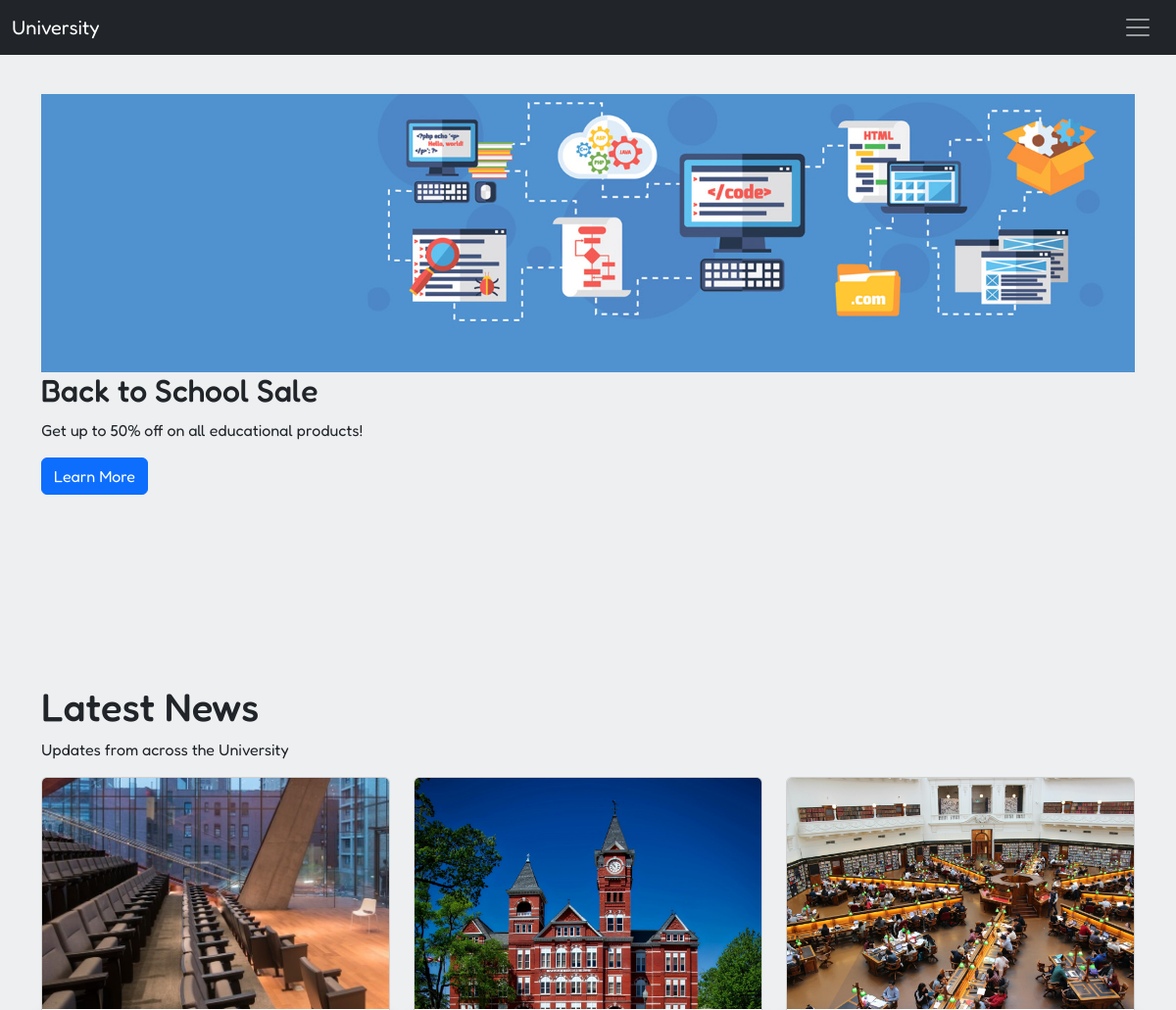
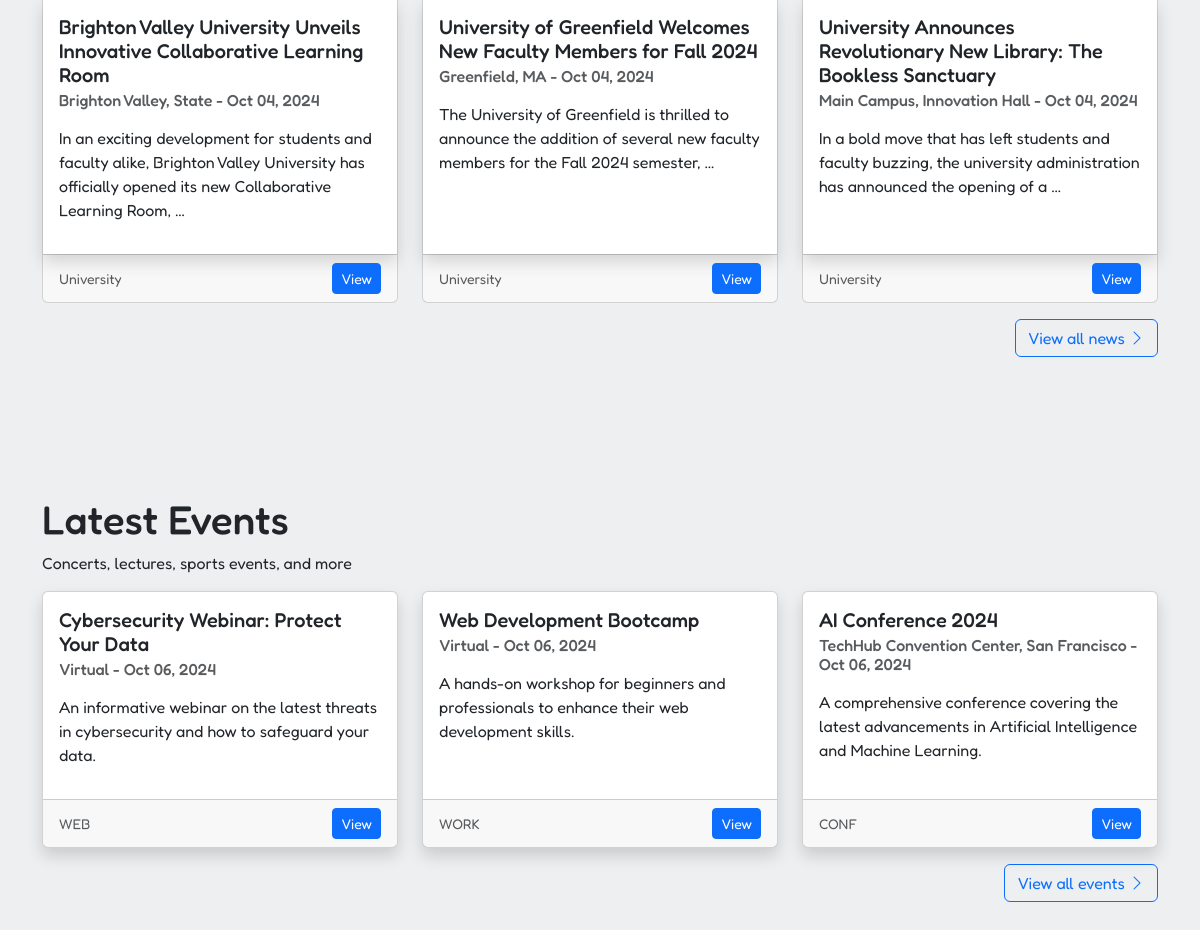
The page / on the database its author committed (2 pictures, top to bottom).
### main/models.py (models this page shows, shortened)
class Banner(models.Model):
	title = models.CharField(max_length=255)
	description = models.TextField(blank=True, null=True)
	image = models.ImageField(upload_to='uploads/banners', blank=True, null=True)
	URL = models.URLField(blank=True, null=True, help_text=_('Optional URL for the banner to link to.'))
	is_active = models.BooleanField(default=False)
	start_date = models.DateTimeField(blank=True, null=True, help_text=_('Optional. Set when the banner should start showing.'))
	end_date = models.DateTimeField(blank=True, null=True, help_text=_('Optional. Set when the banner should stop showing.'))
	created_at = models.DateTimeField(default=timezone.now)
	updated_at = models.DateTimeField(auto_now=True)
	class Meta:
		verbose_name = _('Banner')
		verbose_name_plural = _('Banners')
		ordering = ['-created_at']

class New(models.Model):
	title = models.CharField(max_length=255)
	author = models.ForeignKey(to=User, on_delete=models.CASCADE)
	attract = models.TextField(blank=True, null=True, max_length=510)
	image = models.ImageField(upload_to='uploads/news', blank=True, null=True)
	category = models.ForeignKey(to='Category', on_delete=models.CASCADE)
	tags = models.ManyToManyField(to='Tag', related_name='news')
	location = models.CharField(max_length=255, blank=True, null=True)
	location_URL = models.URLField(blank=True, null=True)
	content = models.TextField()
	views = models.PositiveIntegerField(default=0)
	is_published = models.BooleanField(default=False)
	publish_date = models.DateTimeField(blank=True, null=True)
	created_at = models.DateTimeField(auto_now_add=True)
	updated_at = models.DateTimeField(auto_now=True)

class Category(models.Model):
	class Meta:
		verbose_name = 'Category'
		verbose_name_plural = 'Categories'
	name = models.CharField(max_length=128)
	slug = models.SlugField(max_length=128, unique=True, blank=True, null=True)
	def __str__(self) -> str:
		return self.name

class Event(models.Model):
	EVENT_TYPES = (
        ('CONF', 'Conference'),
        ('WEB', 'Webinar'),
        ('WORK', 'Workshop'),
        ('MEET', 'Meeting'),
    )
	title = models.CharField(max_length=255)
	description = models.TextField(blank=True, null=True)
	location = models.CharField(max_length=255, blank=True, null=True)
	location_URL = models.URLField(blank=True, null=True)
	event_type = models.CharField(max_length=5, choices=EVENT_TYPES, default='CONF')
	start_date = models.DateTimeField()
	end_date = models.DateTimeField()
	is_virtual = models.BooleanField(default=False)
	organizer = models.CharField(max_length=255, blank=True, null=True)
	created_at = models.DateTimeField(auto_now_add=True)
	updated_at = models.DateTimeField(auto_now=True)
	class Meta:
		ordering = ['start_date']
		verbose_name_plural = 'Events'

### main/views.py (the view)
# urls.py: path('', views.home, name='home'),
def home(request):
	news = models.New.objects.order_by('-updated_at')[:3]
	events = models.Event.objects.order_by('-updated_at')[:3]
	banners = models.Banner.objects.filter(is_active=True).order_by('-created_at')
	return render(request, 'main/home.htm', {'news': news, 'events': events, 'banners': banners})

### main/templatetags/mark.py (called while the page is built)
@register.filter
def markdownify(text):
	return markdown.markdown(text)

### templates/main/home.htm (shortened to what this page needs)
{% extends 'base.htm' %}
{% load static %}
{% load mark %}
{% block content %}
    <div class="banner-section">
        {% for banner in banners %}
            {% if banner %}
                <div class="banner">
                    <img src="{{ banner.image.url }}" class="img-fluid" alt="{{ banner.title }}">
                    <div class="banner-info">
                        <h2>{{ banner.title }}</h2>
                        <p>{{ banner.description }}</p>
                        {% if banner.URL %}
                            <a href="{{ banner.URL }}" target="_blank" class="btn btn-primary">Learn More</a>
                        {% endif %}
                    </div>
                </div>
            {% endif %}
        {% endfor %}
    </div>
    <div class="my-5 py-5"></div>
    {% if news %}
        <h1>Latest News</h1>
        <p>Updates from across the University</p>
        <div class="row row-cols-1 row-cols-md-2 row-cols-lg-3 g-4">
            {% for new in news %}
                <div class="col">
                    <div class="card h-100">
                        <img src="{{ new.image.url }}" class="card-img-top" alt="{{ new.location }}">
                        <div class="card-body shadow">
                            <h5 class="card-title">{{ new.title }}</h5>
                            <h6 class="card-subtitle mb-2 text-body-secondary">{{ new.location }} - {{ new.created_at|date:"M d, Y" }}</h6>
                            <p class="card-text">{{ new.content|truncatewords:20|markdownify|safe }}</p>
                        </div>
                        <div class="card-footer d-flex align-items-center justify-content-between">
                            <small class="text-body-secondary">{{ new.category }}</small>
                            <a href="{% url 'new' new.pk %}" class="btn btn-sm btn-primary">View</a>
                        </div>
                    </div>
                </div>
            {% endfor %}
        </div>
        <a href="{% url 'news' %}" class="btn btn-outline-primary my-3 float-end">
            View all news
            <i class="bi bi-chevron-right"></i>
        </a>
    {% endif %}
    <div class="my-5 py-5"></div>
    {% if events %}
        <h1>Latest Events</h1>
        <p>Concerts, lectures, sports events, and more</p>
        <div class="row row-cols-1 row-cols-md-2 row-cols-lg-3 g-4">
            {% for event in events %}
                <div class="col">
                    <div class="card h-100 shadow">
                        <div class="card-body">
                            <h5 class="card-title">{{ event.title }}</h5>
                            <h6 class="card-subtitle mb-2 text-body-secondary">{{ event.location }} - {{ event.created_at|date:"M d, Y" }}</h6>
                            <p class="card-text">{{ event.description|markdownify|safe }}</p>
                        </div>
                        <div class="card-footer d-flex align-items-center justify-content-between">
                            <small class="text-body-secondary">{{ event.event_type }}</small>
                            <a href="{% url 'event' event.pk %}" class="btn btn-sm btn-primary">View</a>
                        </div>
                    </div>
                </div>
            {% endfor %}
        </div>
        <a href="{% url 'events' %}" class="btn btn-outline-primary my-3 float-end">
            View all events
            <i class="bi bi-chevron-right"></i>
        </a>
    {% endif %}
{% endblock %}

### static/css/custom.css (style rules this page uses)
* { font-family: "Fredoka", sans-serif; }
:root { --main-bg: #edeff1; --header-bg: #001F3F; --navbar-bg: #2C3E50; --section-bg: #FFFFFF; --footer-bg: #343A40; --accent-bg: #FFC72C; --white: #fff; }
body { background: var(--main-bg); }

### rows shown on the page
Banner: image (picture), title "Back to School Sale", description "Get up to 50% off on all educational products!"
New: image (picture), title "Brighton Valley University Unveils Innovative Collaborative Learning Room", location "Brighton Valley, State", created_at "Oct 04, 2024", content "In an exciting development for students and faculty alike, Brighton Valley University has officially opened its new Collaborative Learning Room, …", category "University"
New: image (picture), title "University of Greenfield Welcomes New Faculty Members for Fall 2024", location "Greenfield, MA", created_at "Oct 04, 2024", content "The University of Greenfield is thrilled to announce the addition of several new faculty members for the Fall 2024 semester, …", category "University"
New: image (picture), title "University Announces Revolutionary New Library: The Bookless Sanctuary", location "Main Campus, Innovation Hall", created_at "Oct 04, 2024", content "In a bold move that has left students and faculty buzzing, the university administration has announced the opening of a …", category "University"
Event: title "Cybersecurity Webinar: Protect Your Data", location "Virtual", created_at "Oct 06, 2024", description "An informative webinar on the latest threats in cybersecurity and how to safeguard your data.", event_type "WEB"
Event: title "Web Development Bootcamp", location "Virtual", created_at "Oct 06, 2024", description "A hands-on workshop for beginners and professionals to enhance their web development skills.", event_type "WORK"
Event: title "AI Conference 2024", location "TechHub Convention Center, San Francisco", created_at "Oct 06, 2024", description "A comprehensive conference covering the latest advancements in Artificial Intelligence and Machine Learning.", event_type "CONF"
